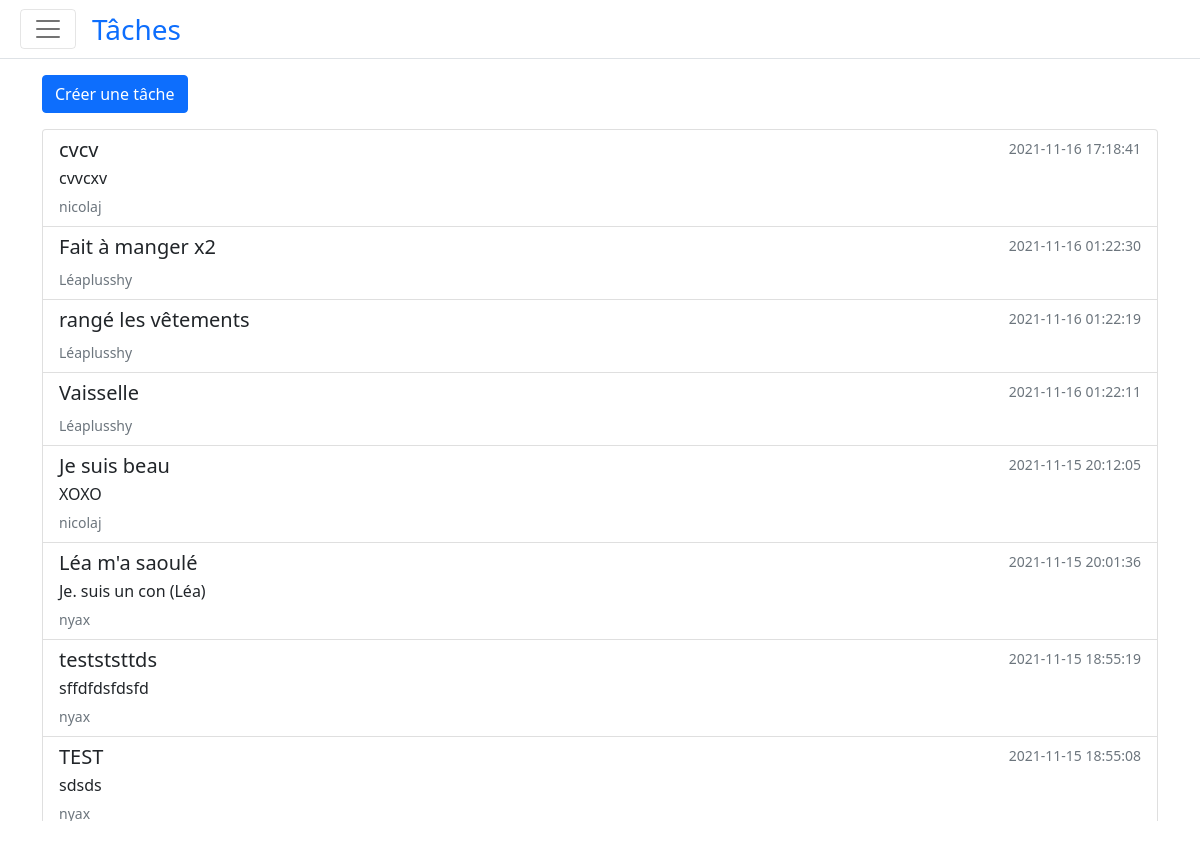
The page /task (signed in) on the database as committed earlier.
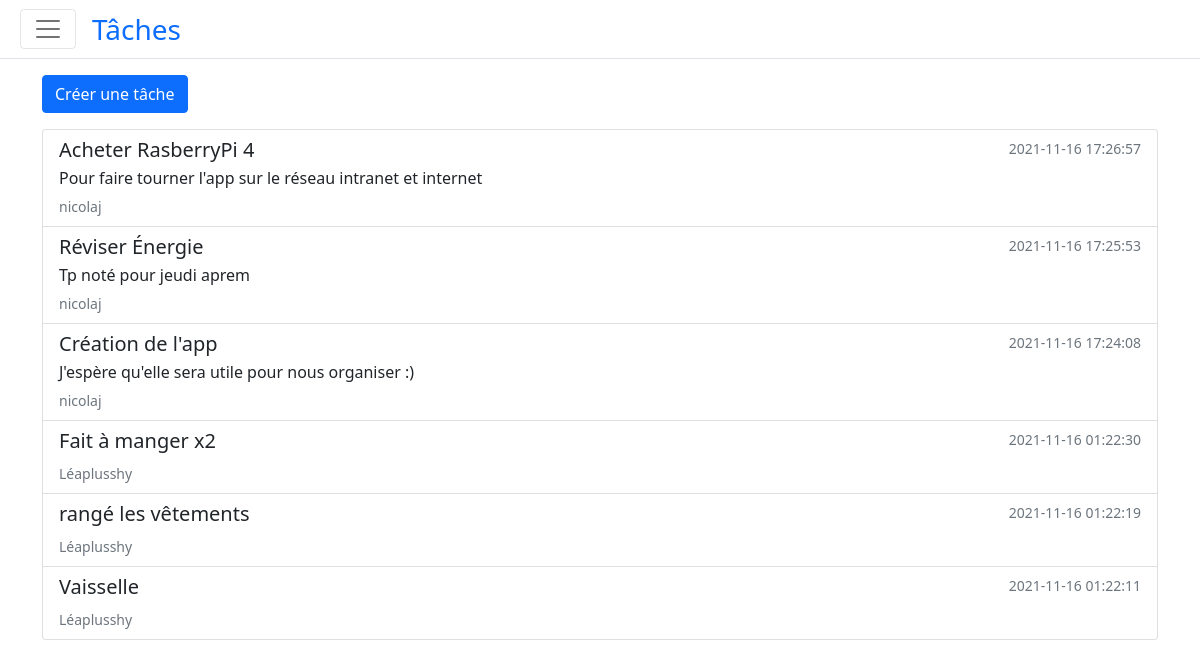
The same page on the database as committed later.
### tables this page shows
CREATE TABLE task (
  id INTEGER PRIMARY KEY AUTOINCREMENT,
  author_id INTEGER NOT NULL,
  created TIMESTAMP NOT NULL DEFAULT CURRENT_TIMESTAMP,
  title TEXT NOT NULL,
  body TEXT NOT NULL,
  FOREIGN KEY (author_id) REFERENCES user (id)
);

CREATE TABLE user (
  id INTEGER PRIMARY KEY AUTOINCREMENT,
  username TEXT UNIQUE NOT NULL,
  password TEXT NOT NULL
);

### project/task/__init__.py (the view)
@task_bp.route('/task')
@login_required
def task():
    db = get_db()
    tasks = db.execute(
        'SELECT p.id, title, body, created, author_id, username'
        ' FROM task p JOIN user u ON p.author_id = u.id'
        ' ORDER BY created DESC'
    ).fetchall()
    return render_template('task/index.html', page='task', tasks=tasks)

### project/auth.py (called while the page is built)
@auth_bp.before_app_request
def load_logged_in_user():
    user_id = session.get('user_id')
    if user_id is None:
        g.user = None
    else:
        g.user = get_db().execute(
            'SELECT * FROM user WHERE id = ?', (user_id,)
        ).fetchone()

def login_required(view):
    @functools.wraps(view)
    def wrapped_view(**kwargs):
        if g.user is None:
            return redirect(url_for('auth.login'))
        return view(**kwargs)
    return wrapped_view

### project/db.py (called while the page is built)
def get_db():
    if 'db' not in g:
        g.db = sqlite3.connect(
            current_app.config['DB'],
            detect_types=sqlite3.PARSE_DECLTYPES
        )
        g.db.row_factory = sqlite3.Row
    return g.db

### project/templates/task/index.html
{% extends 'base.html' %}
{% block header %}
Tâches
{% endblock %}
{% block content %}
    <div class="mb-3">
        <a role="button" href="task/create" class="btn btn-primary">Créer une tâche</a>
    </div>
    <div class="overflow-scroll" style="max-height: 70vh;">
      <div class="list-group">
        {% for task in tasks %}
        <a href="{{ url_for('task.update', id=task['id']) }}" class="list-group-item list-group-item-action">
          <div class="d-flex w-100 justify-content-between">
            <h5 class="mb-1">{{ task['title'] }}</h5>
            <small class="text-muted">{{ task['created'] }}</small>
          </div>
          <p class="mb-1">{{ task['body'] }}</p>
          <small class="text-muted">{{ task['username'] }}</small>
        </a>
        {% endfor %}
    </div>
{% endblock %}

### project/templates/base.html (shortened to what this page needs)
<!doctype html>
<html lang="en">
  <head>
    <link href="https://cdn.jsdelivr.net/npm/bootstrap@5.1.3/dist/css/bootstrap.min.css" rel="stylesheet">
</head>
<body>
  <main>
    {% set navigation = [('index', 'Accueil'), ('task', 'Tâches'), ('counting', 'Comptes')] %}
      <nav class="navbar navbar-light sticky-top bg-white mb-3 border-bottom">
        <div class="container-fluid">
          <button class="navbar-toggler me-3 mx-2" type="button" data-bs-toggle="offcanvas" data-bs-target="#offcanvasNavbar" aria-controls="offcanvasNavbar">
            <span class="navbar-toggler-icon"></span>
          </button>
            <div class="me-auto">
              <span class="text-primary fs-3">
                {% block header %} {% endblock %}
              </span>
            </div>
        </div>
      </nav>
    <div class="container">
      {% block content %} {% endblock %}
    </div>
  </main>
  </body>
</html>

Rows that differ between the two databases and show on the page:
removed task: title "cvcv", created "2021-11-16 17:18:41", body "cvvcxv", username "nicolaj"
removed task: title "Je suis beau", created "2021-11-15 20:12:05", body "XOXO", username "nicolaj"
removed task: title "Léa m'a saoulé", created "2021-11-15 20:01:36", body "Je. suis un con (Léa)", username "nyax"
removed task: title "testststtds", created "2021-11-15 18:55:19", body "sffdfdsfdsfd", username "nyax"
removed task: title "TEST", created "2021-11-15 18:55:08", body "sdsds", username "nyax"
added task: title "Acheter RasberryPi 4", created "2021-11-16 17:26:57", body "Pour faire tourner l'app sur le réseau intranet et internet", username "nicolaj"
added task: title "Réviser Énergie", created "2021-11-16 17:25:53", body "Tp noté pour jeudi aprem", username "nicolaj"
added task: title "Création de l'app", created "2021-11-16 17:24:08", body "J'espère qu'elle sera utile pour nous organiser :)", username "nicolaj"
